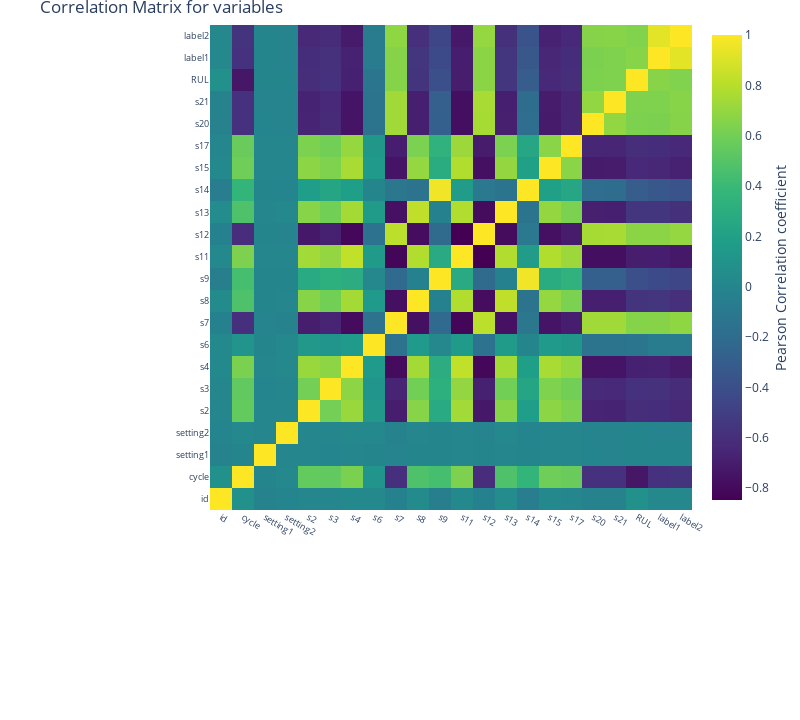

Notebook code cell kept with this figure:
### Code cell
#correlation
correlation = train_df.corr()
#tick labels
matrix_cols = correlation.columns.tolist()
#convert to array
corr_array  = np.array(correlation)

#Plotting
trace = go.Heatmap(z = corr_array,
                   x = matrix_cols,
                   y = matrix_cols,
                   colorscale = "Viridis",
                   colorbar   = dict(title = "Pearson Correlation coefficient",
                                     titleside = "right"
                                    ) ,
                  )

layout = go.Layout(dict(title = "Correlation Matrix for variables",
                        autosize = False,
                        height  = 720,
                        width   = 800,
                        margin  = dict(r = 0 ,l = 210,
                                       t = 25,b = 210,
                                      ),
                        yaxis   = dict(tickfont = dict(size = 9)),
                        xaxis   = dict(tickfont = dict(size = 9))
                       )
                  )

data = [trace]
fig = go.Figure(data=data,layout=layout)
py.iplot(fig)

### Figure 1 — Plotly figure (JSON) as saved in the notebook; plotly's stock layout.template omitted (floating-point values rounded to 4 significant figures; data arrays with more than 128 entries replaced by an {"elided": "..."} marker saying what was removed)
{"data": [{"colorbar": {"title": {"side": "right", "text": "Pearson Correlation coefficient"}}, "colorscale": [[0, "#440154"], [0.1111, "#482878"], [0.2222, "#3e4989"], [0.3333, "#31688e"], [0.4444, "#26828e"], [0.5556, "#1f9e89"], [0.6667, "#35b779"], [0.7778, "#6ece58"], [0.8889, "#b5de2b"], [1, "#fde725"]], "type": "heatmap", "x": ["id", "cycle", "setting1", "setting2", "s2", "s3", "s4", "s6", "s7", "s8", "s9", "s11", "s12", "s13", "s14", "s15", "s17", "s20", "s21", "RUL", "label1", "label2"], "y": ["id", "cycle", "setting1", "setting2", "s2", "s3", "s4", "s6", "s7", "s8", "s9", "s11", "s12", "s13", "s14", "s15", "s17", "s20", "s21", "RUL", "label1", "label2"], "z": {"elided": "22x22 float values"}}], "layout": {"autosize": false, "height": 720, "margin": {"b": 210, "l": 210, "r": 0, "t": 25}, "title": {"text": "Correlation Matrix for variables"}, "width": 800, "xaxis": {"tickfont": {"size": 9}}, "yaxis": {"tickfont": {"size": 9}}}}
